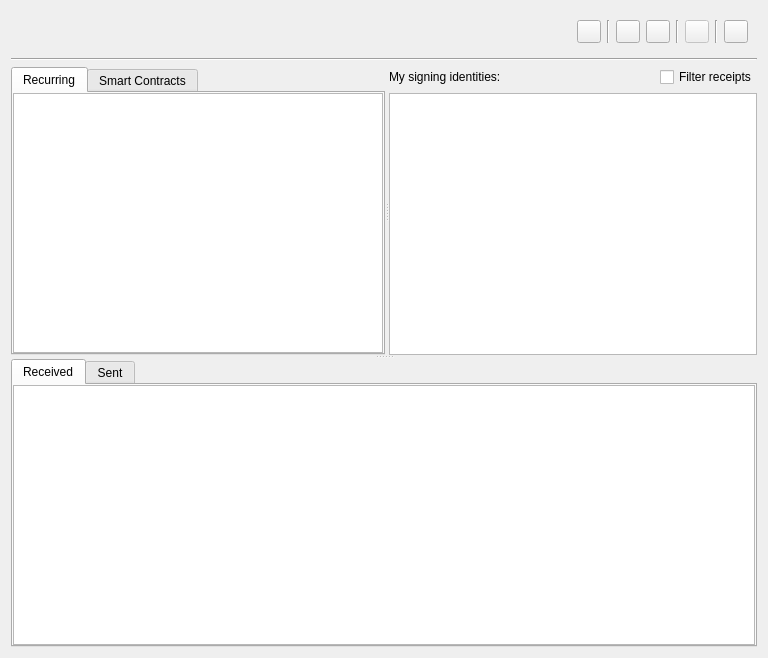
<?xml version="1.0" encoding="UTF-8"?>
<ui version="4.0">
 <class>Agreements</class>
 <widget class="QWidget" name="Agreements">
  <property name="geometry">
   <rect>
    <x>0</x>
    <y>0</y>
    <width>768</width>
    <height>658</height>
   </rect>
  </property>
  <property name="windowTitle">
   <string>Active Agreements</string>
  </property>
  <layout class="QVBoxLayout" name="verticalLayout_2">
   <item>
    <widget class="QWidget" name="userBar" native="true">
     <layout class="QHBoxLayout" name="horizontalLayout_2">
      <item>
       <spacer name="horizontalSpacer_3">
        <property name="orientation">
         <enum>Qt::Horizontal</enum>
        </property>
        <property name="sizeHint" stdset="0">
         <size>
          <width>40</width>
          <height>20</height>
         </size>
        </property>
       </spacer>
      </item>
      <item>
       <layout class="QHBoxLayout" name="horizontalLayout">
        <item>
         <widget class="QToolButton" name="toolButtonPending">
          <property name="text">
           <string/>
          </property>
         </widget>
        </item>
        <item>
         <widget class="Line" name="line_7">
          <property name="orientation">
           <enum>Qt::Vertical</enum>
          </property>
         </widget>
        </item>
        <item>
         <widget class="QToolButton" name="toolButtonRecurring">
          <property name="text">
           <string/>
          </property>
         </widget>
        </item>
        <item>
         <widget class="QToolButton" name="toolButtonSmartContracts">
          <property name="text">
           <string/>
          </property>
         </widget>
        </item>
        <item>
         <widget class="Line" name="line_6">
          <property name="orientation">
           <enum>Qt::Vertical</enum>
          </property>
         </widget>
        </item>
        <item>
         <widget class="QToolButton" name="toolButtonDelete">
          <property name="enabled">
           <bool>false</bool>
          </property>
          <property name="text">
           <string/>
          </property>
         </widget>
        </item>
        <item>
         <widget class="Line" name="line_5">
          <property name="orientation">
           <enum>Qt::Vertical</enum>
          </property>
         </widget>
        </item>
        <item>
         <widget class="QToolButton" name="toolButtonRefresh">
          <property name="text">
           <string/>
          </property>
         </widget>
        </item>
       </layout>
      </item>
     </layout>
    </widget>
   </item>
   <item>
    <widget class="Line" name="line">
     <property name="orientation">
      <enum>Qt::Horizontal</enum>
     </property>
    </widget>
   </item>
   <item>
    <widget class="QSplitter" name="splitter_2">
     <property name="orientation">
      <enum>Qt::Vertical</enum>
     </property>
     <widget class="QSplitter" name="splitter">
      <property name="orientation">
       <enum>Qt::Horizontal</enum>
      </property>
      <widget class="QTabWidget" name="tabWidgetAgreements">
       <property name="tabShape">
        <enum>QTabWidget::Rounded</enum>
       </property>
       <property name="currentIndex">
        <number>0</number>
       </property>
       <widget class="QWidget" name="tabRecurring">
        <attribute name="title">
         <string>Recurring</string>
        </attribute>
        <layout class="QVBoxLayout" name="verticalLayoutRecurring">
         <property name="leftMargin">
          <number>0</number>
         </property>
         <property name="topMargin">
          <number>0</number>
         </property>
         <property name="rightMargin">
          <number>0</number>
         </property>
         <property name="bottomMargin">
          <number>0</number>
         </property>
         <item>
          <widget class="QTableView" name="tableViewRecurring"/>
         </item>
        </layout>
       </widget>
       <widget class="QWidget" name="tabSmartContracts">
        <attribute name="title">
         <string>Smart Contracts</string>
        </attribute>
        <layout class="QVBoxLayout" name="verticalLayoutSmartContracts">
         <property name="leftMargin">
          <number>0</number>
         </property>
         <property name="topMargin">
          <number>0</number>
         </property>
         <property name="rightMargin">
          <number>0</number>
         </property>
         <property name="bottomMargin">
          <number>0</number>
         </property>
         <item>
          <widget class="QTableView" name="tableViewSmartContracts"/>
         </item>
        </layout>
       </widget>
      </widget>
      <widget class="QWidget" name="layoutWidget">
       <layout class="QVBoxLayout" name="verticalLayout">
        <item>
         <layout class="QHBoxLayout" name="horizontalLayout_3">
          <item>
           <widget class="QLabel" name="labelSigners">
            <property name="text">
             <string>My signing identities:</string>
            </property>
           </widget>
          </item>
          <item>
           <spacer name="horizontalSpacerSigners">
            <property name="orientation">
             <enum>Qt::Horizontal</enum>
            </property>
            <property name="sizeHint" stdset="0">
             <size>
              <width>13</width>
              <height>13</height>
             </size>
            </property>
           </spacer>
          </item>
          <item>
           <widget class="QCheckBox" name="checkBoxFilterByNym">
            <property name="text">
             <string>Filter receipts</string>
            </property>
           </widget>
          </item>
         </layout>
        </item>
        <item>
         <widget class="QTableView" name="tableViewMySigners"/>
        </item>
       </layout>
      </widget>
     </widget>
     <widget class="QTabWidget" name="tabWidgetReceipts">
      <property name="tabShape">
       <enum>QTabWidget::Rounded</enum>
      </property>
      <property name="currentIndex">
       <number>0</number>
      </property>
      <widget class="QWidget" name="tabReceived">
       <attribute name="title">
        <string>Received</string>
       </attribute>
       <layout class="QVBoxLayout" name="verticalLayoutReceived">
        <property name="leftMargin">
         <number>0</number>
        </property>
        <property name="topMargin">
         <number>0</number>
        </property>
        <property name="rightMargin">
         <number>0</number>
        </property>
        <property name="bottomMargin">
         <number>0</number>
        </property>
        <item>
         <widget class="QTableView" name="tableViewReceived"/>
        </item>
       </layout>
      </widget>
      <widget class="QWidget" name="tabSent">
       <attribute name="title">
        <string>Sent</string>
       </attribute>
       <layout class="QVBoxLayout" name="verticalLayoutSent">
        <property name="leftMargin">
         <number>0</number>
        </property>
        <property name="topMargin">
         <number>0</number>
        </property>
        <property name="rightMargin">
         <number>0</number>
        </property>
        <property name="bottomMargin">
         <number>0</number>
        </property>
        <item>
         <widget class="QTableView" name="tableViewSent"/>
        </item>
       </layout>
      </widget>
     </widget>
    </widget>
   </item>
  </layout>
 </widget>
 <resources/>
 <connections/>
</ui>
